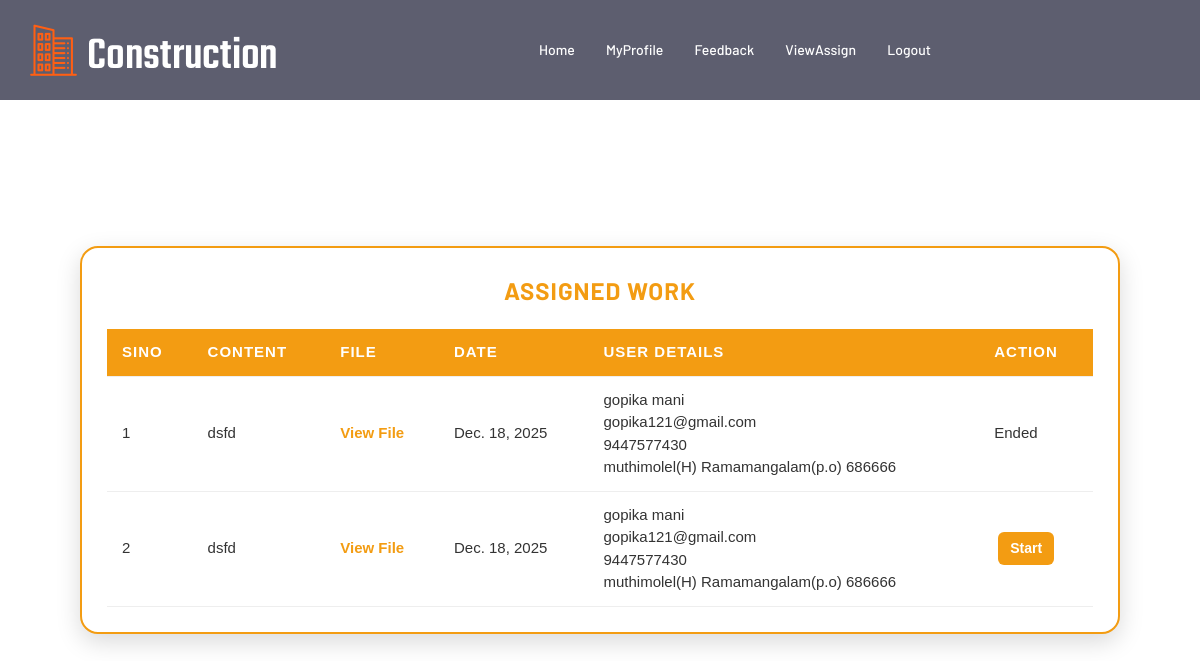
Before: /Worker/ViewAssign/ (signed in) with the older database file.
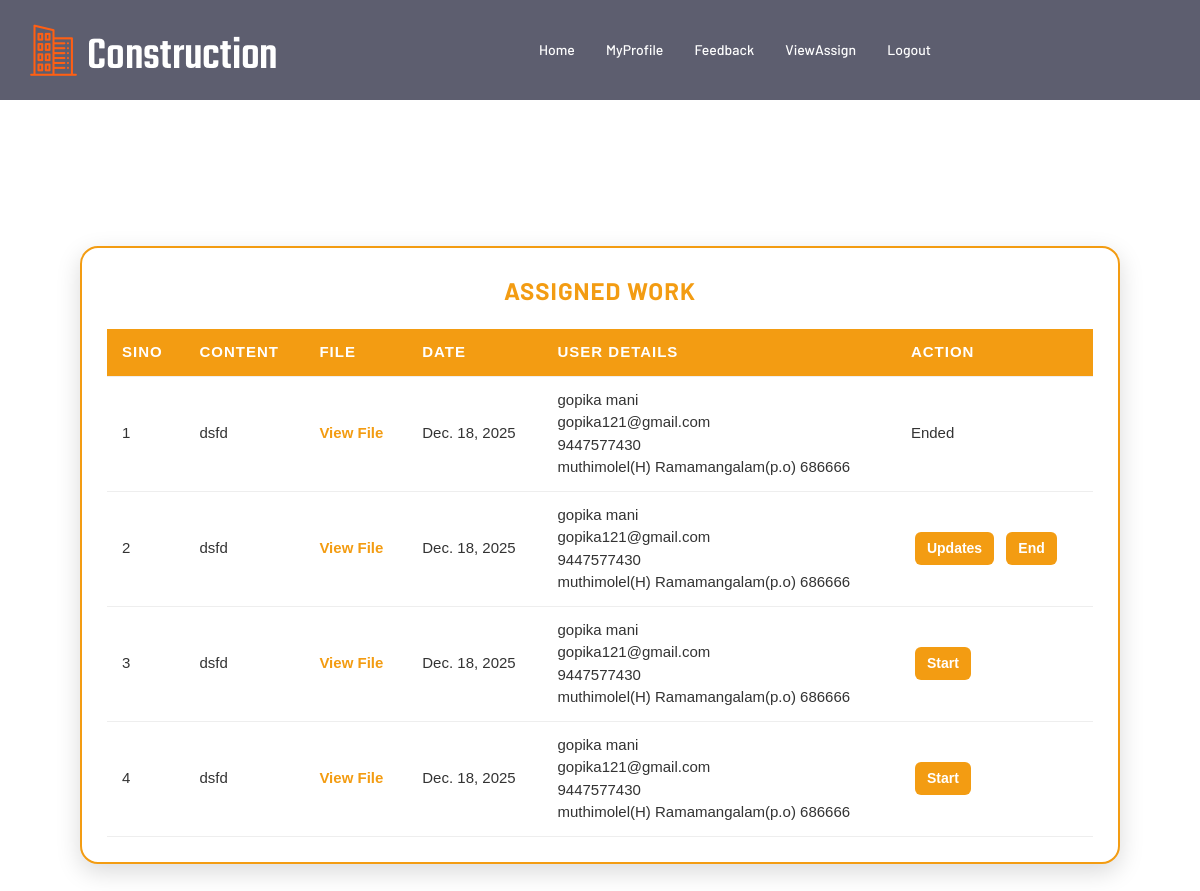
After: the same page with the newer database file.
### Builder/models.py (models this page shows)
class tbl_assign(models.Model):
    request=models.ForeignKey(tbl_request,on_delete=models.CASCADE)
    worker=models.ForeignKey(tbl_worker,on_delete=models.CASCADE)
    assign_date=models.DateField(auto_now_add=True)
    assign_status=models.IntegerField(default=0)

### User/models.py (models this page shows)
class tbl_request(models.Model):
       request_content=models.CharField(max_length=50)
       request_file=models.FileField(upload_to="Assets/requestDocs/")
       request_date=models.DateField(auto_now_add=True)
       request_status=models.IntegerField(default=0)
       request_amount=models.CharField(max_length=50,null=True)
       user=models.ForeignKey(tbl_user,on_delete=models.CASCADE)
       builder=models.ForeignKey(tbl_builders,on_delete=models.CASCADE)

### Guest/models.py (models this page shows)
class tbl_user(models.Model):
    user_name=models.CharField(max_length=50)
    user_email=models.CharField(max_length=50)
    user_contact=models.CharField(max_length=50)
    user_address=models.CharField(max_length=50)
    user_password=models.CharField(max_length=50)
    user_photo=models.FileField(upload_to="Assets/UserDocs/")
    place=models.ForeignKey(tbl_place,on_delete=models.CASCADE)

### Worker/views.py (the view)
# urls.py: path('ViewAssign/',views.ViewAssign,name="ViewAssign"),
def ViewAssign(request):
    assigndata=tbl_assign.objects.filter(worker=request.session['wid'])
    return render(request,'Worker/ViewAssign.html',{"assigndata":assigndata})

### Worker/Templates/Worker/ViewAssign.html (shortened to what this page needs)
{% extends 'Worker/Header.html' %}
{% block content %}
<head>
</head>
<br><br><br><br>
<div class="viewassign-page">
    <div class="viewassign-card">
        <div class="viewassign-heading">Assigned Work</div>
        <table class="viewassign-table">
            <thead>
                <tr>
                    <th>SINO</th>
                    <th>Content</th>
                    <th>File</th>
                    <th>Date</th>
                    <th>User Details</th>
                    <th>Action</th>
                </tr>
            </thead>
            <tbody>
                {% for i in assigndata %}
                <tr>
                    <td>{{forloop.counter}}</td>
                    <td>{{i.request.request_content}}</td>
                    <td><a href="{{i.request.request_file.url}}" class="view-file-link">View File</a></td>
                    <td>{{i.request.request_date}}</td>
                    <td>
                        {{i.request.user.user_name}}<br>
                        {{i.request.user.user_email}}<br>
                        {{i.request.user.user_contact}}<br>
                        {{i.request.user.user_address}}<br>
                    </td>
                    <td>
                        {% if i.assign_status == 0 %}
                            <a href="{% url 'Worker:UpdateAssign' i.id 1 %}" class="assign-btn">Start</a>
                        {% elif i.assign_status == 1 %}
                            <a href="{% url 'Worker:Updates' i.id %}" class="assign-btn">Updates</a>
                            <a href="{% url 'Worker:UpdateAssign' i.id 2 %}" class="assign-btn">End</a>
                        {% elif i.assign_status == 2 %}
                            Ended
                        {% endif %}
                    </td>
                </tr>
                {% endfor %}
            </tbody>
        </table>
    </div>
</div>
{% endblock %}

Changed rows visible on the page:
changed tbl_assign (number 2 of 4 on the later page): assign_status "Start" → "Updates End"
added tbl_assign: request.request_content "dsfd", request.request_date "Dec. 18, 2025", request.user.user_name "gopika mani", request.user.user_email "gopika121@gmail.com", request.user.user_contact "9447577430", request.user.user_address "muthimolel(H) Ramamangalam(p.o) 686666", assign_status "Start"
added tbl_assign: request.request_content "dsfd", request.request_date "Dec. 18, 2025", request.user.user_name "gopika mani", request.user.user_email "gopika121@gmail.com", request.user.user_contact "9447577430", request.user.user_address "muthimolel(H) Ramamangalam(p.o) 686666", assign_status "Start"
